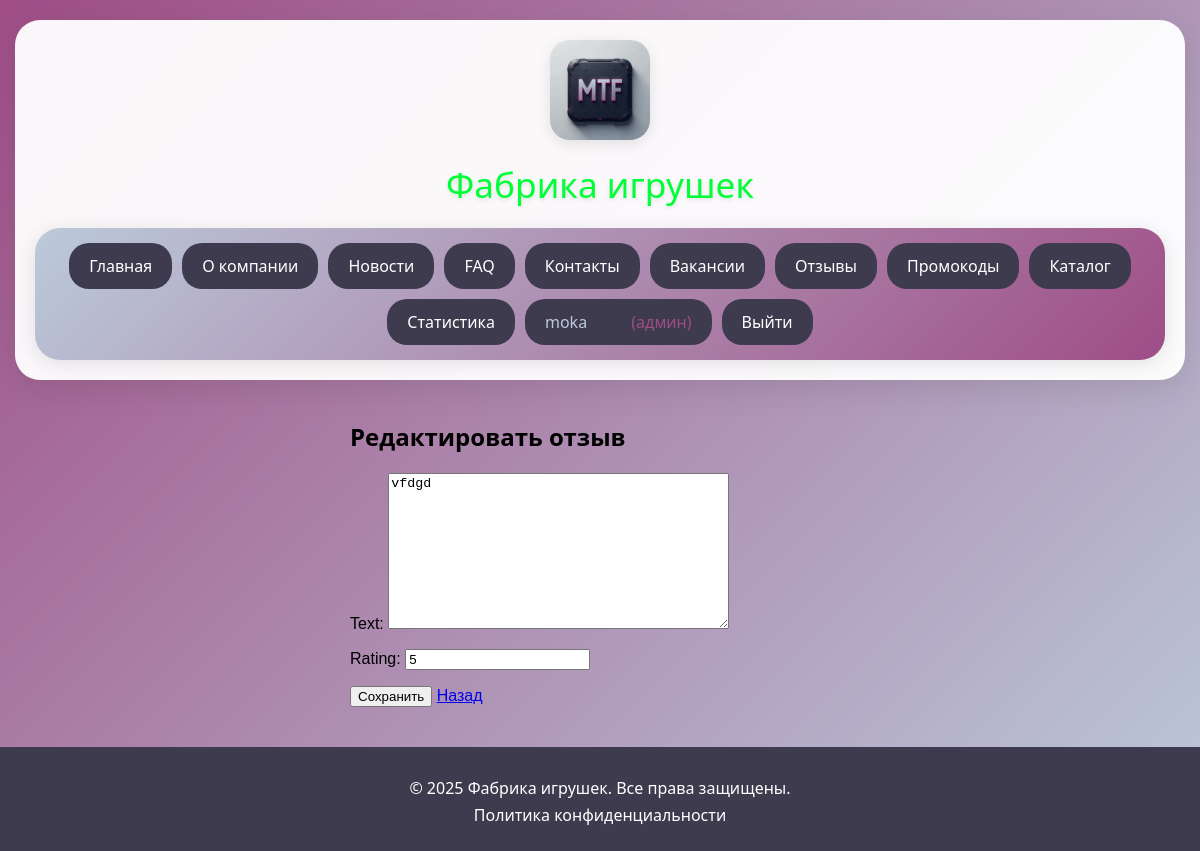
The page /review-crud/edit/14/ (signed in) on the database its author committed.
### users/models.py (models this page shows, shortened)
class User(AbstractUser):
    ROLE_CHOICES = {
        "employee": "Сотрудник",
        "client": "Клиент",
        "admin": "Администратор",
    }
    phone_regex = RegexValidator(
        regex=r"^\+375\d{9}$",
        message="Формат номера: +375XXXXXXXXX",
    )
    role = models.CharField(max_length=20, choices=ROLE_CHOICES)
    phone_number = models.CharField(max_length=13, validators=[phone_regex])
    created_at = models.DateTimeField(auto_now_add=True)
    company_name = models.CharField(max_length=200, blank=True)
    date_of_birth = models.DateField(
        null=True, blank=True, verbose_name="Дата рождения"
    )

### home/models.py (models this page shows, shortened)
class Review(models.Model):
    user = models.ForeignKey('users.User', on_delete=models.CASCADE)
    text = models.TextField()
    rating = models.IntegerField(
        validators=[
            MinValueValidator(1),
            MaxValueValidator(5)
        ]
    )
    created_at = models.DateTimeField(auto_now_add=True)
    is_published = models.BooleanField(default=False)
    class Meta:
        verbose_name = "Отзыв"
        verbose_name_plural = "Отзывы"
        ordering = ["-created_at"]

### home/views.py (the view)
@login_required
def review_crud_edit(request, pk):
    review = get_object_or_404(Review, pk=pk)
    if not (request.user == review.user or request.user.is_superuser):
        return redirect("home:review_crud_list")
    if request.method == "POST":
        form = ReviewForm(request.POST, instance=review)
        if form.is_valid():
            review = form.save(commit=False)
            review.is_published = True
            review.save()
            return redirect("home:review_crud_list")
    else:
        form = ReviewForm(instance=review)
    return render(
        request, "home/review_crud_edit.html", {"form": form, "review": review}
    )

### home/forms.py
class ReviewForm(forms.ModelForm):
    class Meta:
        model = Review
        fields = ["text", "rating"]

### templates/home/review_crud_edit.html (shortened to what this page needs)
{% extends 'base.html' %}
{% block content %}
<link rel="stylesheet" href="/static/css/review.css">
<div class="form-page">
    <h2>Редактировать отзыв</h2>
    <form method="POST">
        {{ form.as_p }}
        <button type="submit">Сохранить</button>
        <a href="{% url 'home:review_crud_list' %}">Назад</a>
    </form>
</div>
{% endblock %}

### templates/base.html (shortened to what this page needs)
<!DOCTYPE html>
<html lang="ru" itemscope itemtype="https://schema.org/WebSite" style="overflow-x: hidden">
<head>
    <link rel="stylesheet" href="/static/css/base.css">
</head>
<body>
    <header>
        <div class="header-div" itemprop="publisher" itemscope itemtype="https://schema.org/Organization">
            <div class="headinfo">
                <a href="/" accesskey="h"><img src="/media/MTFabout/iconmtf.png" alt="Логотип компании"/></a>
                <h1 title="Главное название" itemprop="name">Фабрика игрушек</h1>
            </div>
            <nav title="navbase"itemprop="mainEntity" itemscope itemtype="https://schema.org/SiteNavigationElement">
                <ul class="nav-list">
                    <li><a href="{% url 'home:index' %}" itemprop="url">Главная</a></li>
                    <li><a href="{% url 'home:about' %}" itemprop="url">О компании</a></li>
                    <li><a href="{% url 'home:news' %}" itemprop="url">Новости</a></li>
                    <li><a href="{% url 'home:faq' %}" itemprop="url">FAQ</a></li>
                    <li><a href="{% url 'home:contacts' %}" itemprop="url">Контакты</a></li>
                    <li><a href="{% url 'home:vacancies' %}" itemprop="url">Вакансии</a></li>
                    <li><a href="{% url 'home:review_crud_list' %}" itemprop="url">Отзывы</a></li>
                    <li><a href="{% url 'home:promocodes' %}" itemprop="url">Промокоды</a></li>
                    <li><a href="{% url 'catalog:product_list' %}" itemprop="url">Каталог</a></li>
                    {% if user.is_authenticated %}
                        {% if user.is_superuser %}
                            <li><a href="{% url 'catalog:statistics' %}" itemprop="url">Статистика</a></li>
                        {% endif %}
                        <li>
                            <span style="color:#bbcada">{{ user.get_full_name|default:user.username }}</span>
                            {% if user.is_superuser %}
                                <span style="color:#9f4d86"> (админ)</span>
                            {% elif user.employee %}
                                <span style="color:#9f4d86"> (сотрудник)</span>
                            {% elif user.client %}
                                <span style="color:#9f4d86"> (клиент)</span>
                            {% endif %}
                        </li>
                        <li><a href="{% url 'users:logout' %}" itemprop="url">Выйти</a></li>
                    {% else %}
                        <li><a href="{% url 'users:login' %}" itemprop="url">Войти</a></li>
                        <li><a href="{% url 'users:register' %}" itemprop="url">Регистрация</a></li>
                    {% endif %}
                </ul>
            </nav>
        </div>
    </header>
    <main>
        {% block content %}{% endblock %}
    </main>
    <footer>
        <p>© 2025 Фабрика игрушек. Все права защищены.</p>
        <a href="{% url 'home:policy' %}">Политика конфиденциальности</a>
    </footer>
</body>
</html>

### static/css/base.css (style rules this page uses)
body { margin: 0; background: -webkit-linear-gradient(135deg, #bbcada 0%, #9f4d86 100%); min-height: 100vh; font-family: 'Segoe UI', Tahoma, Geneva, Verdana, sans-serif; }
header { background: rgba(255, 255, 255, 0.95); backdrop-filter: blur(10px); margin: 20px 15px 0; padding: 20px; border-radius: 25px; box-shadow: 0 8px 32px rgba(0, 0, 0, 0.1); position: sticky; top: -195px; z-index: 1000; }
footer { background: rgb(62, 59, 79); margin: 20px 0 0; padding: 25px 15px; text-align: center; }
.headinfo { text-align: center; margin-bottom: 20px; }
.headinfo a { transition: transform 1s ease; }
img[alt^="Логотип"] { border-radius: 20px; height: auto; width: 100px; box-shadow: 0 4px 15px rgba(0, 0, 0, 0.1); }
h1[title="Главное название"] { color: #5d4e7b; margin: 15px 0 0; font-size: 2.2em; font-weight: 300; text-shadow: 0 2px 4px rgba(0, 0, 0, 0.1); }
nav[title$="base"] { background: inherit; }
.nav-list { background: linear-gradient(135deg, #bbcada 0%, #9f4d86 100%); border-radius: 25px; list-style: none; display: flex; justify-content: center; flex-wrap: wrap; padding: 15px; margin: 0; gap:10px; box-shadow: 0 4px 20px rgba(0, 0, 0, 0.1); align-items: center; }
.nav-list li { background: rgb(62, 59, 79); border-radius: 20px; transition: all 0.3s ease; }
.nav-list li a { text-decoration: none; color: white; padding: 12px 20px; display: block; font-weight: 500; transition: color 0.3s ease; }
.nav-list li span { padding: 12px 20px; display: inline-block; font-weight: 500; }
footer p, footer a { color: white; margin: 5px 0; }
footer a { text-decoration: none; transition: color 0.3s ease; }
@media (max-width: 1200px) { h1[title="Главное название"] { color: #00ff37; } }

### static/css/review.css (style rules this page uses)
form { font: menu; }
button { font: button; }
label { font: caption; }
.form-page { max-width: 500px; margin: 0 auto; padding: 20px; }

### rows shown on the page
User: get_full_name "moka"
Review: text "vfdgd", rating "5"
